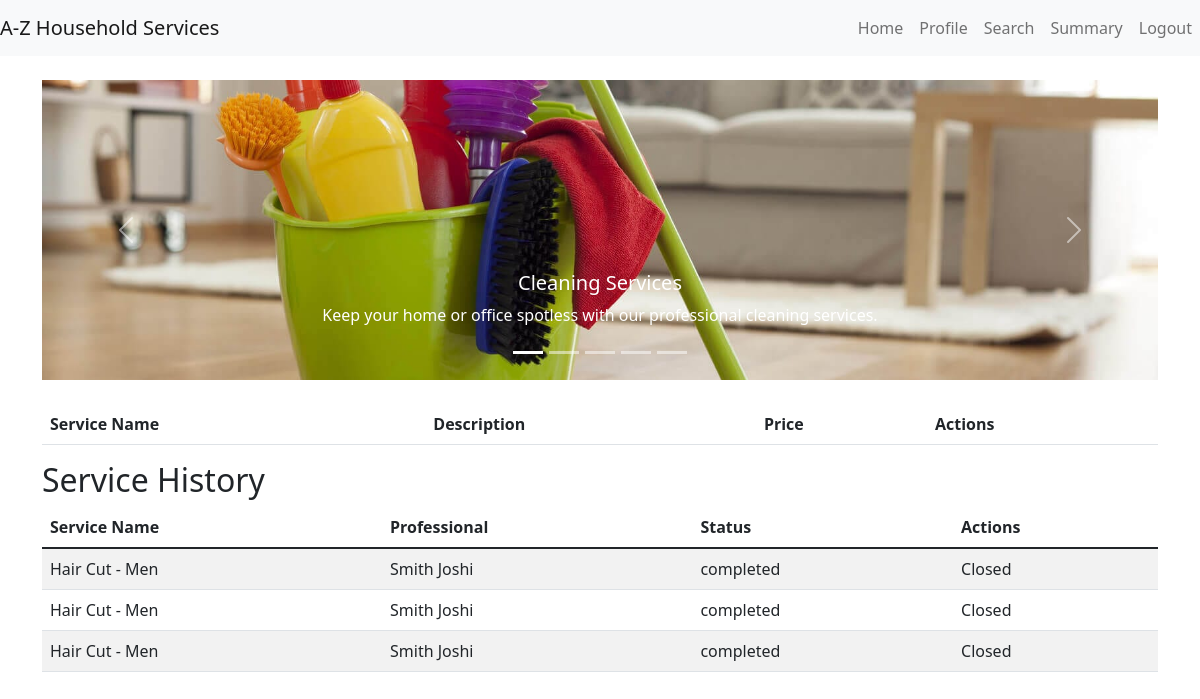
Page /customer/dashboard (signed in) on the earlier database version.
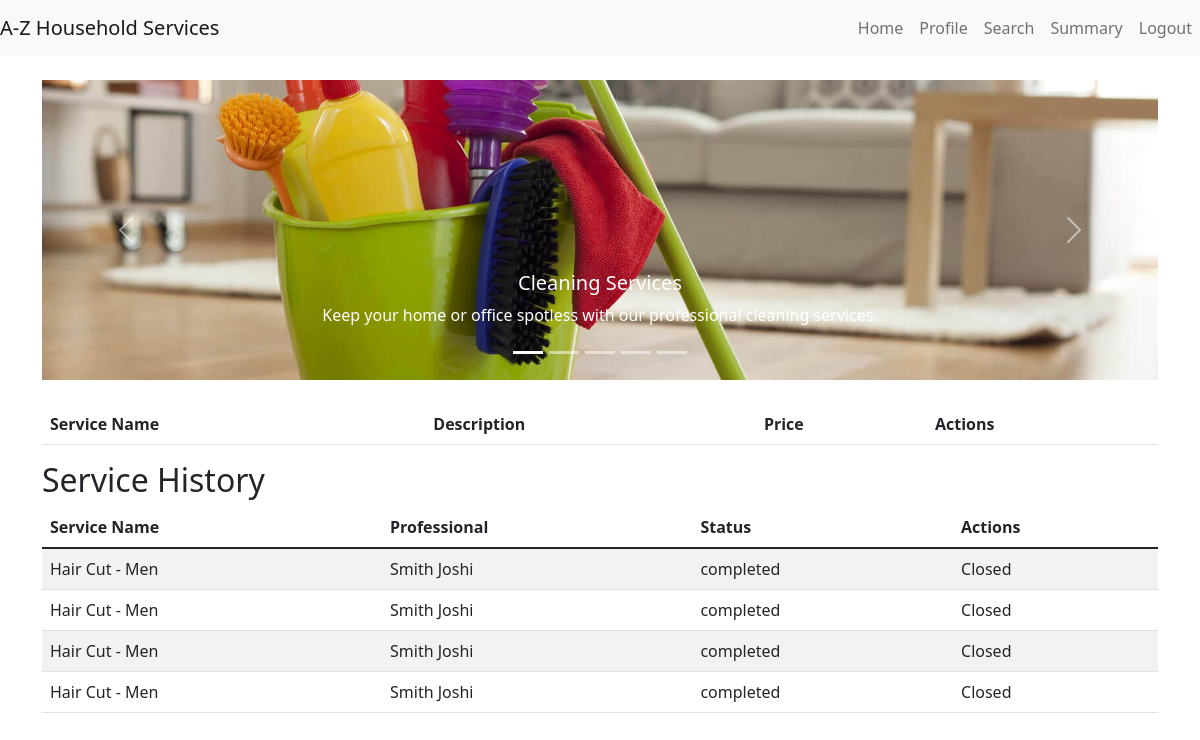
Same page on the later database version.
### models.py (models this page shows, shortened)
class Service(db.Model):
    __tablename__ = 'services'
    id = db.Column(db.Integer, primary_key=True)
    name = db.Column(db.String(100), nullable=False)
    price = db.Column(db.Float, nullable=False)
    description = db.Column(db.String(200))
    service_type = db.Column(db.String(50))

class ProfessionalProfile(db.Model):
    __tablename__ = 'professional_profiles'
    id = db.Column(db.Integer, primary_key=True)
    user_id = db.Column(db.Integer, db.ForeignKey('users.id'))
    full_name = db.Column(db.String(100), nullable=False)
    service_type = db.Column(db.String(100), nullable=False)
    experience = db.Column(db.String(100), nullable=False)
    filename = db.Column(db.String(120), nullable=False)
    uploaded_at = db.Column(db.DateTime, default=db.func.current_timestamp())
    address = db.Column(db.String(200),nullable=False)
    pin_code = db.Column(db.String(6), nullable=False)
    reviews = db.Column(db.Float, default=0)

class ServiceRequest(db.Model):
    __tablename__ = 'service_requests'
    id = db.Column(db.Integer, primary_key=True)
    service_id = db.Column(db.Integer, db.ForeignKey('services.id'))
    customer_id = db.Column(db.Integer, db.ForeignKey('users.id'))
    professional_id = db.Column(db.Integer, db.ForeignKey('users.id'), nullable=True)
    date_of_request = db.Column(db.DateTime, default=db.func.current_timestamp())
    date_of_accept_reject = db.Column(db.DateTime, nullable=True)
    date_of_completion = db.Column(db.DateTime, nullable=True)
    service_status = db.Column(db.String(20))  # requested, accepted, rejected , completed
    remarks = db.Column(db.String(200))

### app.py (the view)
@app.route('/customer/dashboard', methods=['GET', 'POST'])
def customer_dashboard():
    if 'user_id' in session:
        if request.args.get("service_type"):
            services = Service.query.filter_by(service_type=request.args.get("service_type")).all()
        else:
            services = []
        service_requests = ServiceRequest.query.filter_by(customer_id=session['user_id']).all()
        professional_profile = ProfessionalProfile.query.all()
        service_dict = {}  # Define service_dict here
        prof_dict = {}  # Define user_dict here
        for professional in professional_profile:
            prof_dict[professional.user_id] = professional
        for service in Service.query.all():
            service_dict[service.id] = service
        return render_template('customer_dashboard.html', services=services, service_requests=service_requests,prof_dict=prof_dict,service_dict=service_dict)
    return redirect(url_for('login'))

### app.py (called while the page is built)
@app.before_request
def create_tables():
    global first_request
    if first_request:
        db.create_all()
        first_request = False

### templates/customer_dashboard.html (shortened to what this page needs)
{% extends "base.html" %}
{% block content %}
<div id="serviceCarousel" class="carousel slide" data-bs-ride="carousel">
    <div class="carousel-indicators">
        <button type="button" data-bs-target="#serviceCarousel" data-bs-slide-to="0" class="active" aria-current="true"></button>
        <button type="button" data-bs-target="#serviceCarousel" data-bs-slide-to="1"></button>
        <button type="button" data-bs-target="#serviceCarousel" data-bs-slide-to="2"></button>
        <button type="button" data-bs-target="#serviceCarousel" data-bs-slide-to="3"></button>
        <button type="button" data-bs-target="#serviceCarousel" data-bs-slide-to="4"></button>
    </div>
    <div class="carousel-inner">
        <div class="carousel-item active">
            <img src="{{ url_for('static', filename='images/cleaning.jpg') }}" class="d-block w-100" alt="Cleaning Services">
            <div class="carousel-caption d-none d-md-block">
                <a href="{{ url_for('customer_dashboard', service_type='cleaning') }}" class="btn">
                <h5>Cleaning Services</h5>
                <p>Keep your home or office spotless with our professional cleaning services.</p>
                </a>
            </div>
        </div>
    </div>
    <button class="carousel-control-prev" type="button" data-bs-target="#serviceCarousel" data-bs-slide="prev">
        <span class="carousel-control-prev-icon" aria-hidden="true"></span>
    </button>
    <button class="carousel-control-next" type="button" data-bs-target="#serviceCarousel" data-bs-slide="next">
        <span class="carousel-control-next-icon" aria-hidden="true"></span>
    </button>
</div>
<table class="table table-striped mt-4">
    <thead>
        <tr>
            <th>Service Name</th>
            <th>Description</th>
            <th>Price</th>
            <th>Actions</th>
        </tr>
    </thead>
</table>
<h2>Service History</h2>
<table class="table table-striped">
    <thead>
        <tr>
            <th>Service Name</th>
            <th>Professional</th>
            <th>Status</th>
            <th>Actions</th>
        </tr>
    </thead>
    <tbody>
        {% for service_request in service_requests %}
        <tr>
            <td>{{ service_dict[service_request.service_id].name }}</td>
            <td>{{ prof_dict[service_request.professional_id].full_name }}</td>
            <td>{{ service_request.service_status }}</td>
            <td>
                {% if service_request.service_status != 'completed' %}
                    <a href="/customer/close_service_request/{{ service_request.id }}" class="btn btn-success">Close</a>
                {% else %}
                    Closed
                {% endif %}
            </td>
        </tr>
        {% endfor %}
    </tbody>
</table>
{% endblock %}

### templates/base.html (shortened to what this page needs)
<!DOCTYPE html>
<html lang="en">
<head>
    <link href="https://cdn.jsdelivr.net/npm/bootstrap@5.1.3/dist/css/bootstrap.min.css" rel="stylesheet">
    <link rel="stylesheet" href="{{ url_for('static', filename='styles/styles.css') }}">
</head>
<body>
    <nav class="navbar navbar-expand-lg navbar-light bg-light">
        <a class="navbar-brand" href="/">A-Z Household Services</a>
        <div class="collapse navbar-collapse" id="navbarNav">
            <ul class="navbar-nav ms-auto">
                <li class="nav-item">
                    <a class="nav-link" href="{{ url_for(session['role'] + '_dashboard') }}">Home</a>
                </li>
                <li class="nav-item">
                    <a class="nav-link" href="{{ url_for(session['role'] + '_profile') }}">Profile</a>
                </li>
                    <a class="nav-link" href="{{ url_for(session['role'] + '_search') }}">Search</a>
                    <a class="nav-link" href="{{ url_for(session['role'] + '_summary') }}">Summary</a>
                <li class="nav-item">
                    <a class="nav-link" href="{{ url_for('logout') }}">Logout</a>
                </li>
            </ul>
        </div>
    </nav>
    <div class="container mt-4">
        {% block content %} {% endblock %}
    </div>
</body>
</html>

### static/styles/styles.css (style rules this page uses)
.carousel-item img { height: 300px; object-fit: cover; }
.carousel-caption { background-color: transparent; padding: 10px; }
.carousel-caption h5, .carousel-caption p, .carousel-caption a { color: #fff; }

Differences in the rows shown:
added ServiceRequest: {{ service_dict[service_request.service_id].name }} "Hair Cut - Men", {{ prof_dict[service_request.professional_id].full_name }} "Smith Joshi", service_status "completed", shows "Closed"
